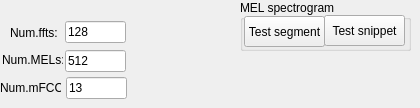
      <widget class="QWidget" name="tab_10">
       <attribute name="title">
        <string>Spectrograms</string>
       </attribute>
       <widget class="QGroupBox" name="groupBox_11">
        <property name="geometry">
         <rect>
          <x>240</x>
          <y>0</y>
          <width>171</width>
          <height>51</height>
         </rect>
        </property>
        <property name="title">
         <string>MEL spectrogram</string>
        </property>
        <widget class="QPushButton" name="Settings_test_MEL_Segment">
         <property name="geometry">
          <rect>
           <x>4</x>
           <y>16</y>
           <width>81</width>
           <height>31</height>
          </rect>
         </property>
         <property name="text">
          <string>Test segment</string>
         </property>
        </widget>
        <widget class="QPushButton" name="Settings_Test_MEL_snippet">
         <property name="geometry">
          <rect>
           <x>84</x>
           <y>15</y>
           <width>81</width>
           <height>31</height>
          </rect>
         </property>
         <property name="text">
          <string>Test snippet</string>
         </property>
        </widget>
       </widget>
       <widget class="QLineEdit" name="Settings_MEL_num_ffts">
        <property name="geometry">
         <rect>
          <x>65</x>
          <y>21</y>
          <width>61</width>
          <height>22</height>
         </rect>
        </property>
        <property name="text">
         <string>128</string>
        </property>
       </widget>
       <widget class="QLabel" name="label_24">
        <property name="geometry">
         <rect>
          <x>10</x>
          <y>25</y>
          <width>51</width>
          <height>16</height>
         </rect>
        </property>
        <property name="text">
         <string>Num.ffts:</string>
        </property>
       </widget>
       <widget class="QLabel" name="label_27">
        <property name="geometry">
         <rect>
          <x>2</x>
          <y>52</y>
          <width>61</width>
          <height>16</height>
         </rect>
        </property>
        <property name="text">
         <string>Num.MELs:</string>
        </property>
       </widget>
       <widget class="QLineEdit" name="Settings_MEL_num_MELS_2">
        <property name="geometry">
         <rect>
          <x>65</x>
          <y>50</y>
          <width>61</width>
          <height>22</height>
         </rect>
        </property>
        <property name="text">
         <string>512</string>
        </property>
       </widget>
       <widget class="QLabel" name="label_32">
        <property name="geometry">
         <rect>
          <x>0</x>
          <y>80</y>
          <width>61</width>
          <height>16</height>
         </rect>
        </property>
        <property name="text">
         <string>Num.mFCC:</string>
        </property>
       </widget>
       <widget class="QLineEdit" name="Settings_nmfcc_num_MFCC_text">
        <property name="geometry">
         <rect>
          <x>66</x>
          <y>77</y>
          <width>61</width>
          <height>22</height>
         </rect>
        </property>
        <property name="text">
         <string>13</string>
        </property>
       </widget>
      </widget>
